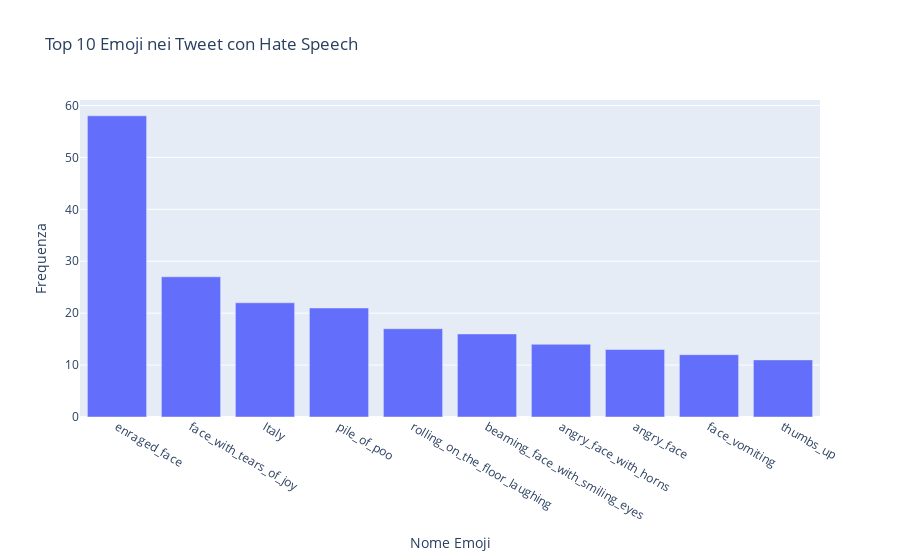
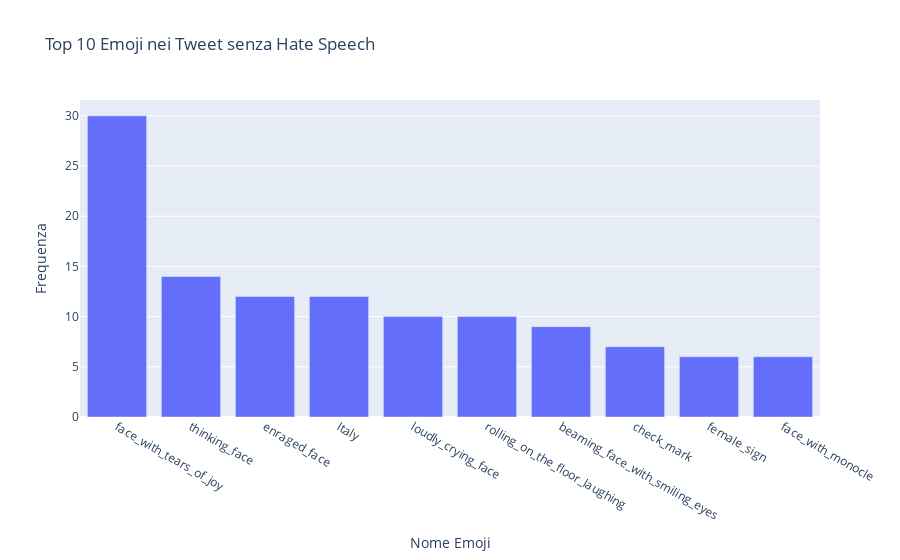

Source (notebook cell) for these figures, in order:
### Markdown cell above
# SENTIMET ANALYSIS

### Code cell
# Confronto delle emoji con HS e senza HS
def compare_emoji_sentiment(df):
    hate_speech = df[df['hs'] > 0]
    no_hate_speech = df[df['hs'] == 0]

    hs_emoji_names = hate_speech['emoji_name_text'].dropna().str.split().explode()
    nhs_emoji_names = no_hate_speech['emoji_name_text'].dropna().str.split().explode()

    hs_freq = Counter(hs_emoji_names)
    nhs_freq = Counter(nhs_emoji_names)

    hs_df = pd.DataFrame(hs_freq.items(), columns=['Emoji Name', 'Frequency']).sort_values(by='Frequency', ascending=False)
    nhs_df = pd.DataFrame(nhs_freq.items(), columns=['Emoji Name', 'Frequency']).sort_values(by='Frequency', ascending=False)

    return hs_df, nhs_df

hs_df, nhs_df = compare_emoji_sentiment(df)

# TOP 10
fig_hs = px.bar(hs_df.head(10), x='Emoji Name', y='Frequency', title='Top 10 Emoji nei Tweet con Hate Speech', labels={'Emoji Name': 'Nome Emoji', 'Frequency': 'Frequenza'})
fig_nhs = px.bar(nhs_df.head(10), x='Emoji Name', y='Frequency', title='Top 10 Emoji nei Tweet senza Hate Speech', labels={'Emoji Name': 'Nome Emoji', 'Frequency': 'Frequenza'})

fig_hs.show()
fig_nhs.show()

### Figure 1 — Plotly figure (JSON) as saved in the notebook; plotly's stock layout.template omitted (floating-point values rounded to 4 significant figures)
{"data": [{"alignmentgroup": "True", "hovertemplate": "Nome Emoji=%{x}<br>Frequenza=%{y}<extra></extra>", "legendgroup": "", "marker": {"color": "#636efa", "pattern": {"shape": ""}}, "name": "", "offsetgroup": "", "orientation": "v", "showlegend": false, "textposition": "auto", "type": "bar", "x": ["enraged_face", "face_with_tears_of_joy", "Italy", "pile_of_poo", "rolling_on_the_floor_laughing", "beaming_face_with_smiling_eyes", "angry_face_with_horns", "angry_face", "face_vomiting", "thumbs_up"], "xaxis": "x", "y": [58, 27, 22, 21, 17, 16, 14, 13, 12, 11], "yaxis": "y"}], "layout": {"barmode": "relative", "legend": {"tracegroupgap": 0}, "title": {"text": "Top 10 Emoji nei Tweet con Hate Speech"}, "xaxis": {"anchor": "y", "domain": [0, 1], "title": {"text": "Nome Emoji"}}, "yaxis": {"anchor": "x", "domain": [0, 1], "title": {"text": "Frequenza"}}}}

### Figure 2 — Plotly figure (JSON) as saved in the notebook; plotly's stock layout.template omitted (floating-point values rounded to 4 significant figures)
{"data": [{"alignmentgroup": "True", "hovertemplate": "Nome Emoji=%{x}<br>Frequenza=%{y}<extra></extra>", "legendgroup": "", "marker": {"color": "#636efa", "pattern": {"shape": ""}}, "name": "", "offsetgroup": "", "orientation": "v", "showlegend": false, "textposition": "auto", "type": "bar", "x": ["face_with_tears_of_joy", "thinking_face", "enraged_face", "Italy", "loudly_crying_face", "rolling_on_the_floor_laughing", "beaming_face_with_smiling_eyes", "check_mark", "female_sign", "face_with_monocle"], "xaxis": "x", "y": [30, 14, 12, 12, 10, 10, 9, 7, 6, 6], "yaxis": "y"}], "layout": {"barmode": "relative", "legend": {"tracegroupgap": 0}, "title": {"text": "Top 10 Emoji nei Tweet senza Hate Speech"}, "xaxis": {"anchor": "y", "domain": [0, 1], "title": {"text": "Nome Emoji"}}, "yaxis": {"anchor": "x", "domain": [0, 1], "title": {"text": "Frequenza"}}}}
